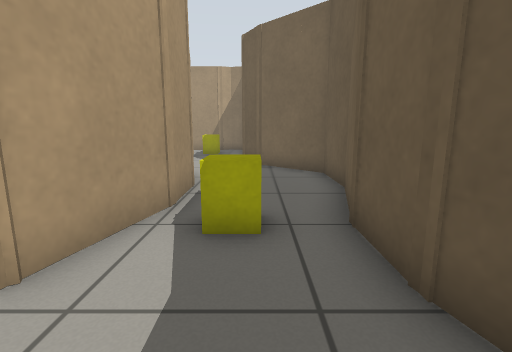
view 1 (above)

23 first-person views from a walk through a robot-simulator world made for Gazebo. The camera is 0.72 m above the floor, tilts 10° down and sees 85° across. The floor is counted in squares, 0.5 m on a side. Each view is taken from the middle of a square. On the plan, view 1 faces up. The plan holds only what a view shows up to about 14 squares ahead; the rest is blank.

view 2
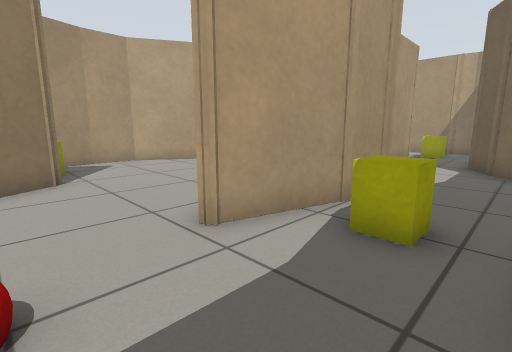

view 3
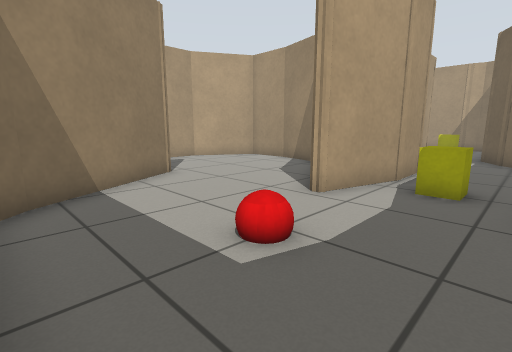

view 4
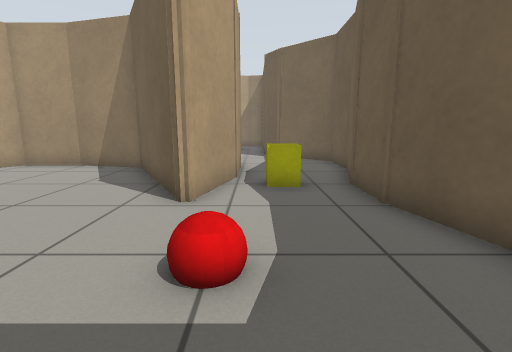

view 5
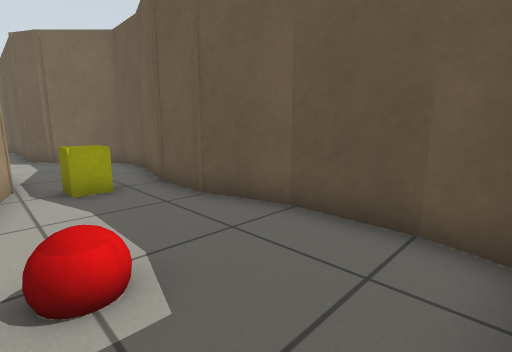

view 6
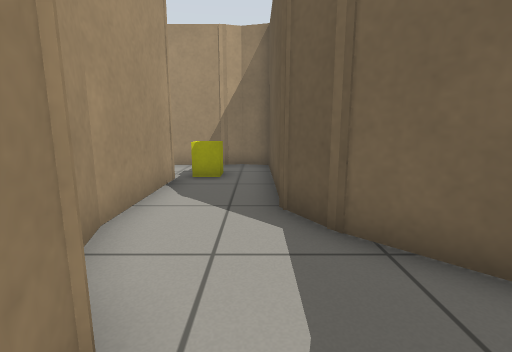

view 7
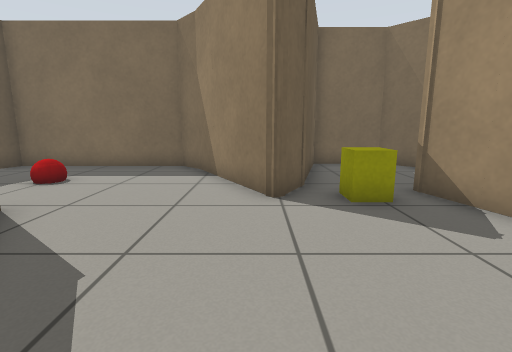

view 8
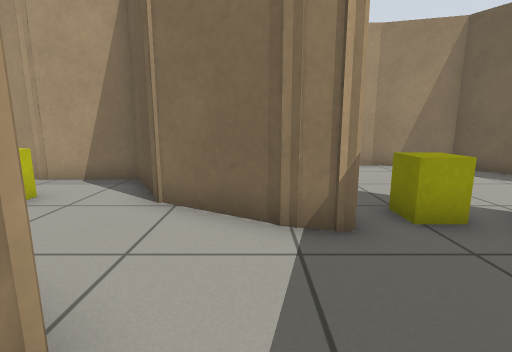

view 9
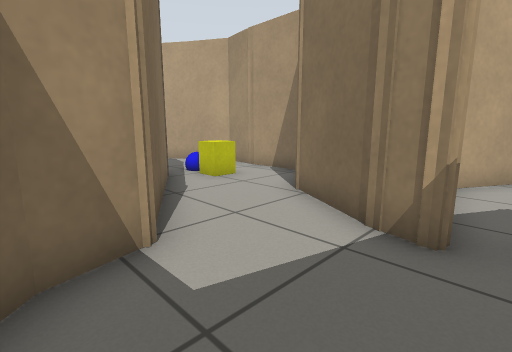

view 10
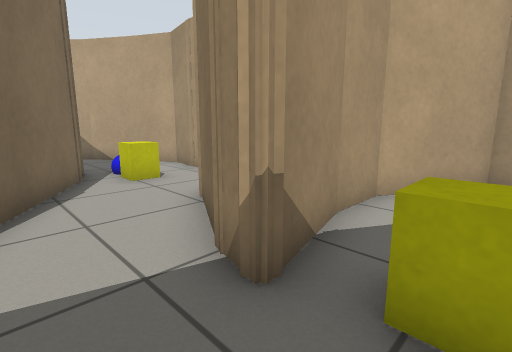

view 11
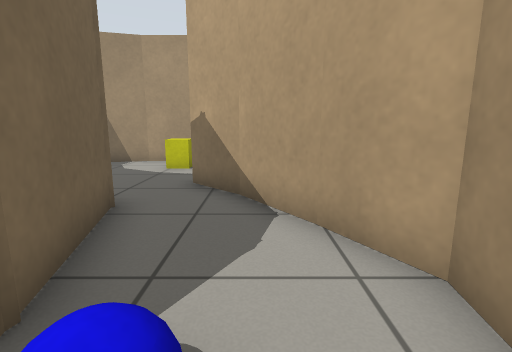

view 12
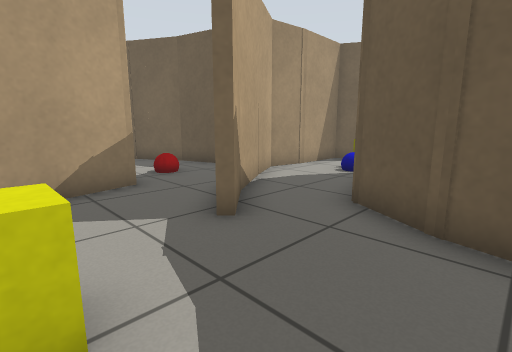

view 13
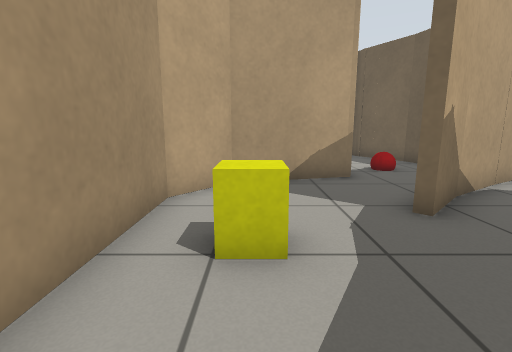

view 14
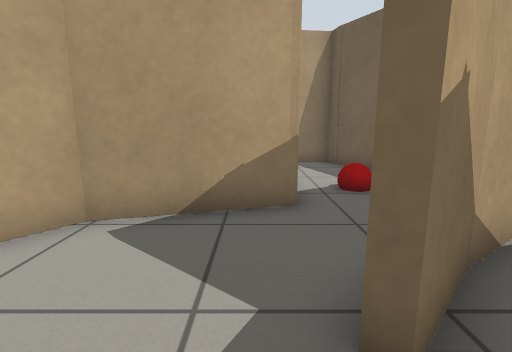

view 15
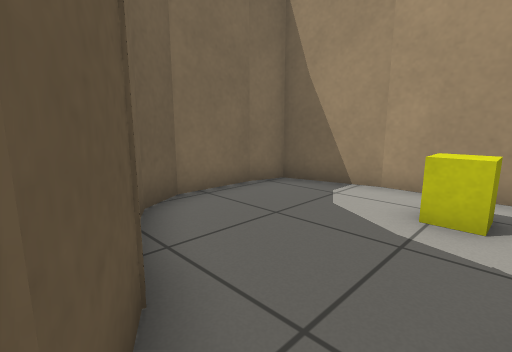

view 16
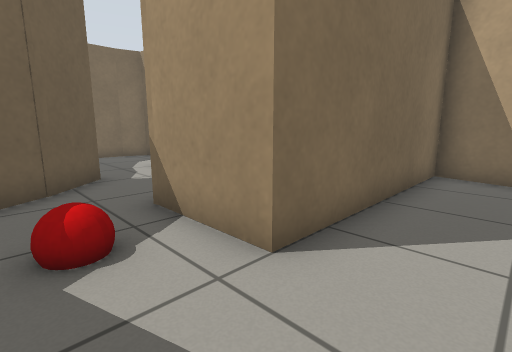

view 17
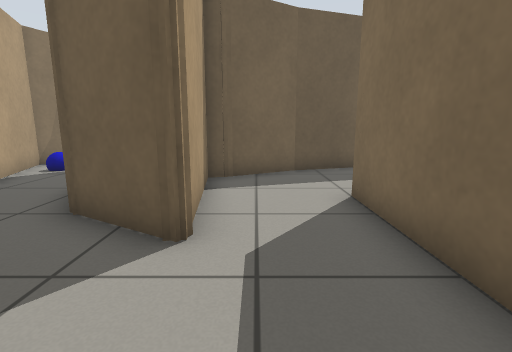

view 18
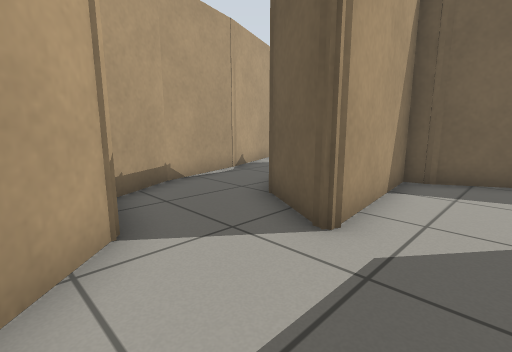

view 19
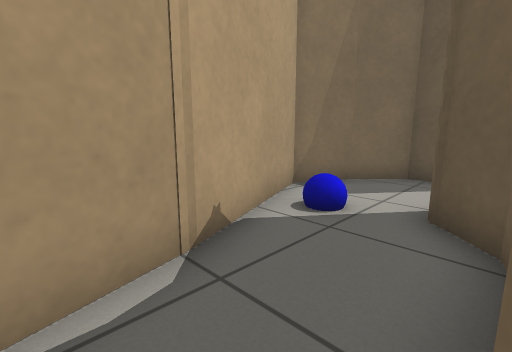

view 20
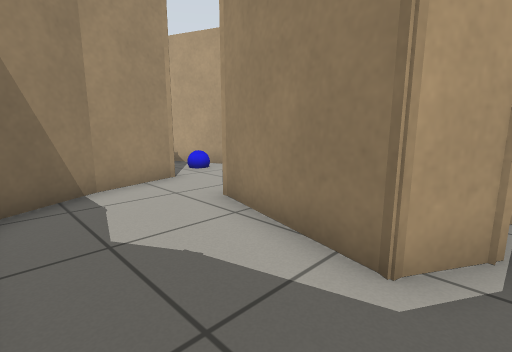

view 21
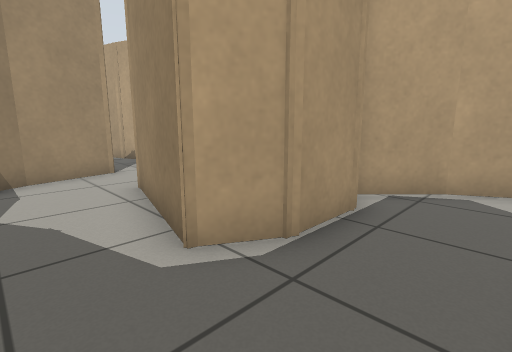

view 22
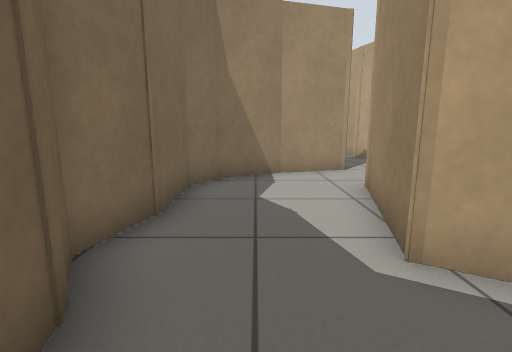

view 23
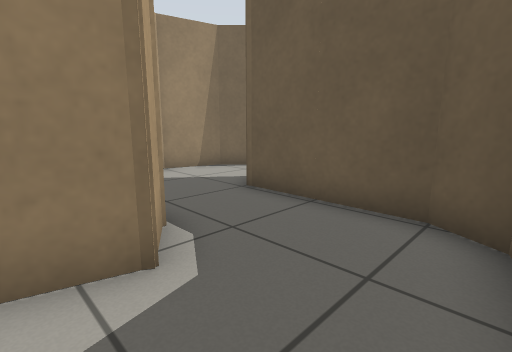

### Floor plan
Points are (right, up) in squares from view 1. A wall is a line through its corners. A room is listed if a view was taken in it or the views show most of it. See-through windows are left out.
Room 1 (views 1, 2, 3, 4, 5, 6, 20, 21, 22, 23)
walls: (-3.3, 11) (-3.1, 10.1); (-2, 8.6) (-1.5, 6.5); (0.2, 10.5) (-0.5, 11.8) (-0.5, 17.5) (-1.5, 17.8) (-2.4, 17.6); (-3.3, 14.5) (-3.3, 10.9); (-1.5, 7) (-1.5, 4.9); (2.2, 8.6) (0, 10.8); (-1.5, 5.2) (-2.3, 2.1) (-2.8, 3); (-2, 17.6) (-4.1, 17.6); (2, 6.5) (2, 8.8); (-9.9, 11.1) (-9.3, 12) (-9.3, 16.1); (1.4, 3.8) (2.2, 6.7); (-6.7, 18.8) (-7.4, 19.5) (-9.4, 20.1) (-11.3, 19); (-12.9, 9.7) (-12.2, 10.2); (1.4, 2) (1.4, 4.1); (-12.1, 16.7) (-12.1, 14.8) (-12.8, 13.6) (-16.5, 14.6); (-6.7, 0.2) (-5.1, -2.5) (-4.3, -3.3) (1.7, -3.3) (2, -1.9); (-11.2, 19.1) (-12.6, 17.7); (-14.8, 10.4) (-12.9, 9.9); (2, -2.1) (2, 0.1) (1.4, 2.4); (-18.8, 12.8) (-17.7, 10.9) (-16.7, 10.4) (-14.4, 10.4)
low walls: (-12.1, 10.5) (-9.9, 11.1)
ways out: opening at (-5, 2) to room 2; opening at (-17.5, 14.5) to room 7
objects: yellow box (-3, 15) to (-2, 16); red ball (-2, 0) to (-1, 0); yellow box (0, 4)
Room 2 (view 7)
walls: (-11.3, 3.3) (-10.6, 0.8); (-7.5, 7.5) (-9.7, 7.5) (-11.2, 4.8) (-11.2, 3.1); (-8.2, 0.1) (-7.5, 1.4) (-7.3, 1.3) (-6.7, 0.2); (-2.8, 3) (-5.1, 6.8) (-7.7, 7.5)
ways out: opening at (-5, 2) to room 1; opening at (-9.5, 1) to room 3
objects: yellow box (-9, 1) to (-9, 2)
Room 3 (views 8, 9, 10)
walls: (-11.4, 0.8) (-13.1, 1.8); (-10.6, 0.8) (-10.7, 0.7) (-11.8, 1); (-15.8, -0.1) (-13.2, -1.6) (-12.9, -2.8) (-11.8, -3.9) (-9.3, -3.9) (-8.1, 0.4)
ways out: opening at (-9.5, 1) to room 2; opening at (-14.5, 1) to room 4
Room 4 (views 11, 15)
walls: (-17.7, 1) (-15.8, -0.1); (-17.7, 4.5) (-19.4, 4.8) (-23, 2.7); (-22, 0.4) (-18.8, 1.2) (-17.4, 0.8); (-13.1, 1.8) (-13.9, 2.3) (-15.2, 4.6) (-18, 4.6)
ways out: opening at (-14.5, 1) to room 3; opening at (-22, 1) to room 5
objects: blue ball (-18, 2); yellow box (-17, 2)
Room 5 (views 12, 13, 14)
walls: (-28.8, -1.4) (-28.1, -4) (-27, -4.3); (-22.9, -1.3) (-22, 0.4); (-23, -2) (-22.8, -1); (-22.8, 2.7) (-24.1, 1.4) (-24.3, 1.6); (-27.1, -4.3) (-24.9, -4.3) (-24, -3.8) (-23.7, -3.2); (-24.3, 5) (-27.6, 4.1) (-28.8, 2.6) (-28.8, -1.6)
ways out: opening at (-22, 1) to room 4; opening at (-24, 3.5) to room 6
objects: yellow box (-27, 0)
Room 6 (view 16)
walls: (-24.3, 8) (-24.3, 5); (-20.7, 8.7) (-22.1, 10.9); (-20.1, 6.5) (-20.8, 8.7); (-21.9, 10.6) (-22.1, 11.4) (-24.5, 11.1); (-23.2, 2.8) (-22.1, 3.5); (-24.3, 1.6) (-22.9, 3)
ways out: opening at (-24, 3.5) to room 5; opening at (-25.5, 9.5) to room 7
objects: red ball (-23, 6) to (-23, 7)
Room 7 (views 17, 18, 19)
walls: (-26.4, 15.9) (-28.1, 14.9); (-24.5, 11.1) (-26.7, 10.9) (-25.4, 13.2); (-23.1, 16.8) (-26.5, 15.9); (-28.7, 12.9) (-30.1, 11.5); (-21.1, 14.1) (-20.1, 15.1); (-19.4, 15.1) (-18.7, 12.7); (-31, 9.7) (-31.4, 8) (-24.3, 8); (-17.7, 17.5) (-19.3, 18.4) (-23.5, 16.7); (-16.6, 15.8) (-16.6, 16.4) (-17.8, 17.6)
low walls: (-21.5, 14) (-21.1, 14.1)
ways out: opening at (-17.5, 14.5) to room 1; opening at (-25.5, 9.5) to room 6
objects: blue ball (-21, 17) to (-20, 17)

Positions as (right, up) in squares from view 1, and headings:
1: (0, 0), facing up
2: (1, 0), facing up-left
3: (1, -3), facing up-left
4: (-1, -3), facing up
5: (-2, -3), facing up-right
6: (-1, 7), facing up
7: (-7, 7), facing down
8: (-12, -3), facing up
9: (-10, -3), facing up-left
10: (-9, -1), facing up-left
11: (-17, 3), facing left
12: (-27, -2), facing up-right
13: (-27, -3), facing up
14: (-25, 0), facing up
15: (-22, 1), facing down-left
16: (-22, 10), facing down-left
17: (-30, 10), facing right
18: (-30, 9), facing up-right
19: (-25, 14), facing up-right
20: (-12, 11), facing up-left
21: (-10, 12), facing up-left
22: (-10, 12), facing left
23: (-14, 11), facing up-right
